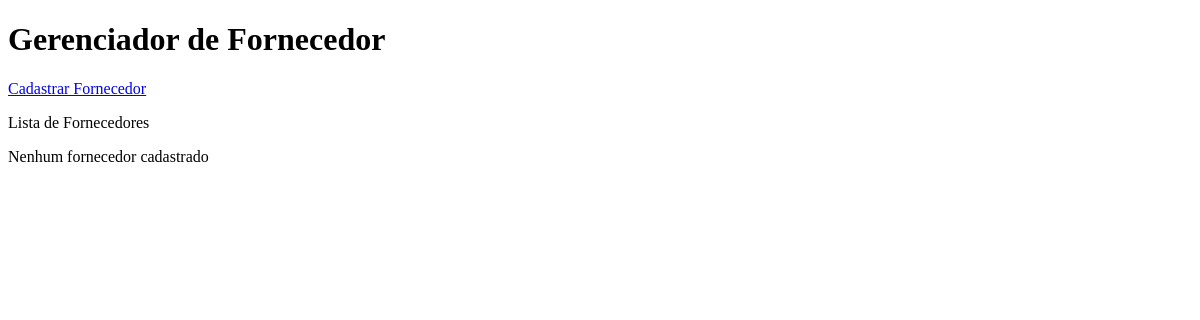
/fornecedores/, run on an earlier commit of the app's database.
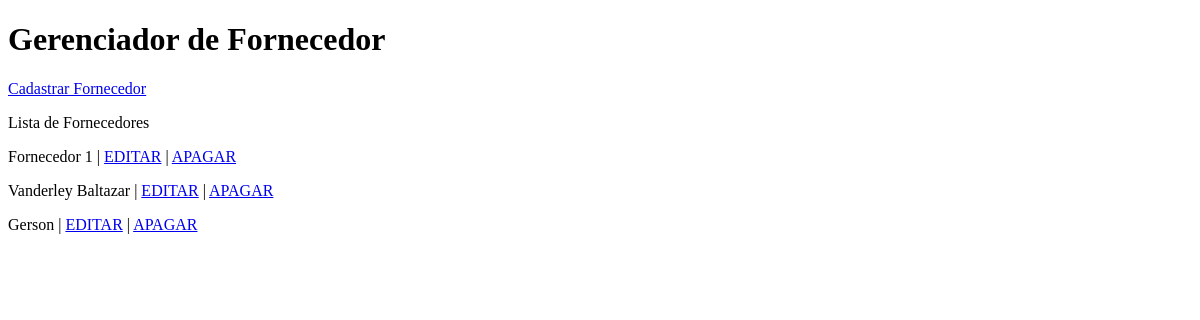
And on a later commit of the database.
### core/models.py (models this page shows, shortened)
class Fornecedor(models.Model):
    id = models.AutoField(primary_key=True)
    nome = models.CharField('Nome', max_length=100)
    cnpj = models.CharField('CNPJ', max_length=18)
    contato = models.CharField('Telefone', max_length=15)
    endereço = models.TextField('Endereço')

### core/views.py (the view)
# urls.py: path('fornecedores/', fornecedores, name='fornecedores'),
def fornecedores(request):
    fornecedores = Fornecedor.objects.all()
    contexto = {
        'lista_fornecedores': fornecedores
    }
    return render(request, 'CRUD/fornecedores.html', contexto)

### core/templates/CRUD/fornecedores.html (shortened to what this page needs)
{% load static %}
<!DOCTYPE html>
<html lang="pt-br">
<head>
</head>
<body>
    <h1>Gerenciador de Fornecedor</h1>
    <a href="{% url 'fornecedor_cadastro' %}">Cadastrar Fornecedor</a>
    <p>Lista de Fornecedores</p>
    {% for fornecedor in lista_fornecedores %}
        <p>{{ fornecedor.nome }}
            | <a href="{% url 'fornecedor_editar' fornecedor.id %}">EDITAR</a>
            | <a href="{% url 'fornecedor_remover' fornecedor.id %}">APAGAR</a></p>
        {% empty %}
        <p>Nenhum fornecedor cadastrado</p>
    {% endfor %}
</body>
</html>

What changed in the data, as far as the page shows it:
added Fornecedor: nome "Fornecedor 1"
added Fornecedor: nome "Vanderley Baltazar"
added Fornecedor: nome "Gerson"
Also different on the page:
text no longer shown: "Nenhum fornecedor cadastrado"
